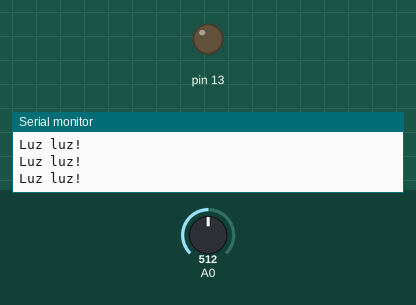
A sketch run on a simulated Arduino Uno, built with avr-gcc and run on an emulated ATmega328P. On the bench: output pins drawn as LEDs (lit = HIGH), the last lines printed to the serial monitor. Inputs (shaded band) come from the test bench; at power-on: A0 = 512.

Above: at 1.2 s.
1.3 s: A0 set to 487
At 2.2 s:
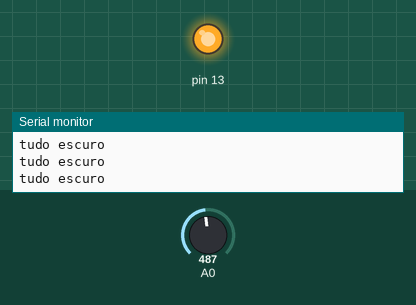
2.8 s: A0 set to 510
At 3.5 s:
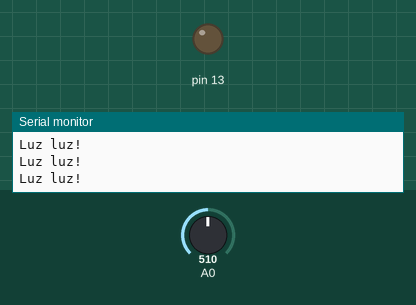
5.8 s: A0 set to 490
At 6.4 s:
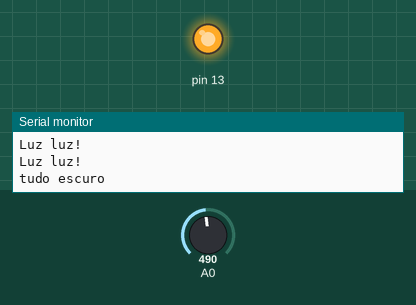
7.4 s: A0 set to 511
At 8.9 s:
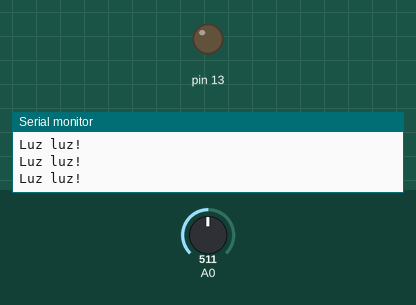
Timing chart, 0 to 10.0 s (numbered marks = the images above; inputs shaded):
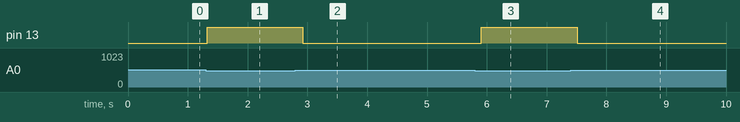

The sketch:

aula2.ino
```cpp
int valor;

void setup(){
  Serial.begin(9600);
  pinMode(A0,INPUT);
  pinMode (13, OUTPUT);

}
void loop(){
  valor =  analogRead(A0);
  if (valor <=500){
  digitalWrite(13, 1);
  delay(200);
  Serial.println("tudo escuro");
  delay(100);
  }
  else {
    Serial.println("Luz luz!");
    delay(100);
    digitalWrite(13, 0);
    delay(10);
    }
}
```

Measured:
- the behaviour switches between 501 and 500 on A0 (found by bisection; images 0 and 1)
- after the input at 1.3 s, pin 13: LOW → HIGH at once
- after the input at 2.8 s, pin 13: HIGH → LOW after 0.12 s
- after the input at 5.8 s, pin 13: LOW → HIGH after 0.11 s
- after the input at 7.4 s, pin 13: HIGH → LOW after 0.11 s
